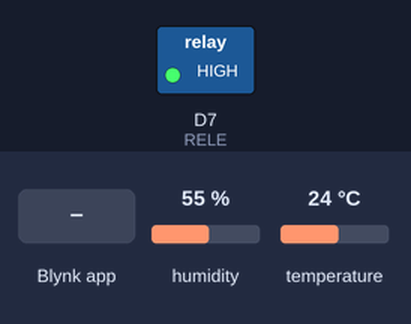
A sketch run on a simulated ESP8266 (NodeMCU). Parts: switched loads named in the sketch (green lamp = pin HIGH). The test bench sets the inputs (shaded band); at power-on: humidity 55 %, temperature 24 °C. WiFi joins after 1.5 s; servers stay silent unless stated; what the sketch prints to the serial monitor is not drawn.

Above: at 3.0 s.
3.1 s: Blynk app writes 0 to V0
At 3.6 s:
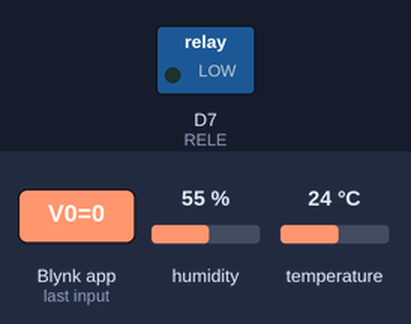
4.6 s: Blynk app writes 1 to V0
At 5.9 s:
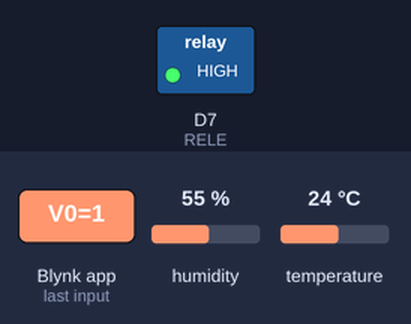
Timing chart, 0 to 7.6 s (numbered marks = the images above; inputs shaded):
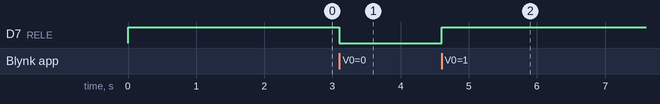

The sketch:

Home_air_monitor.ino
```cpp
// (licence header left out)
#include "SparkFunHTU21D.h"
#define BLYNK_PRINT Serial    // Comment this out to disable prints and save space
#include <ESP8266WiFi.h>
#include <BlynkSimpleEsp8266.h>
#include <OneWire.h>
#include <DallasTemperature.h>
#include <SimpleTimer.h>
#include <SoftwareSerial.h>


#define RELE D7
#define BLYNK_PRINT Serial
#define ONE_WIRE_BUS    D4  //DS18b20
#define MH_Z19_RX       D5  //AKA GPIO14
#define MH_Z19_TX       D8  //AKA GPIO15


HTU21D myHumidity;

OneWire oneWire(ONE_WIRE_BUS);
DallasTemperature sensors (&oneWire);

// You should get Auth Token in the Blynk App.
// Go to the Project Settings (nut icon).
char auth[] = "";

SimpleTimer timer;
bool rele;

SoftwareSerial co2Serial(MH_Z19_RX, MH_Z19_TX); // define MH-Z19

// Your WiFi credentials.
// Set password to "" for open networks.
  char ssid[] = "";
  char pass[] = "";

void myTimerEvent()
{
  // You can send any value at any time.
  // Please don't send more that 10 values per second.
  sensors.requestTemperatures();
  float temp = sensors.getTempCByIndex(0);
  float h = myHumidity.readHumidity();
  int ppm = readCO2();
  Serial.print(temp, 2);
  Serial.print(", ");
  Serial.print(h, 2);
  Serial.print(", ");
  Serial.println(ppm);
  Blynk.virtualWrite(V1, temp);
  Blynk.virtualWrite(V2, h);
  Blynk.virtualWrite(V3, ppm);
}

void setup()
{
  digitalWrite(RELE, HIGH);
  pinMode(RELE, OUTPUT);
  Serial.begin(115200);
  Blynk.begin(auth, ssid, pass);
  co2Serial.begin(9600); //Init sensor MH-Z19(14)
  timer.setInterval(10000L, myTimerEvent);
  sensors.begin();
  myHumidity.begin();
 }

BLYNK_WRITE(V0)
{
rele = param.asInt();
digitalWrite(RELE, rele);
}

void loop()
{
  Blynk.run();
  timer.run(); // Initiates SimpleTimer
}

int readCO2(){

  byte cmd[9] = {0xFF, 0x01, 0x86, 0x00, 0x00, 0x00, 0x00, 0x00, 0x79}; // command to ask for data
  byte response[9]; // for answer

  co2Serial.write(cmd, 9); //request PPM CO2

  // The serial stream can get out of sync. The response starts with 0xff, try to resync.
  while (co2Serial.available() > 0 && (unsigned char)co2Serial.peek() != 0xFF) {
    co2Serial.read();
  }

  memset(response, 0, 9);
  co2Serial.readBytes(response, 9);

  if (response[1] != 0x86) {
    Serial.println("Invalid response from co2 sensor!");
    return -1;
  }

  byte crc = 0;
  for (int i = 1; i < 8; i++) {
    crc += response[i];
  }
  crc = 255 - crc + 1;

  if (response[8] == crc) {
    int responseHigh = (int) response[2];
    int responseLow = (int) response[3];
    int ppm = (256 * responseHigh) + responseLow;
    return ppm;
  } else {
    Serial.println("CRC error!");
    return -1;
  }
}
```

Measured:
- after the input at 3.1 s, D7 (RELE): HIGH → LOW at once
- after the input at 4.6 s, D7 (RELE): LOW → HIGH at once
